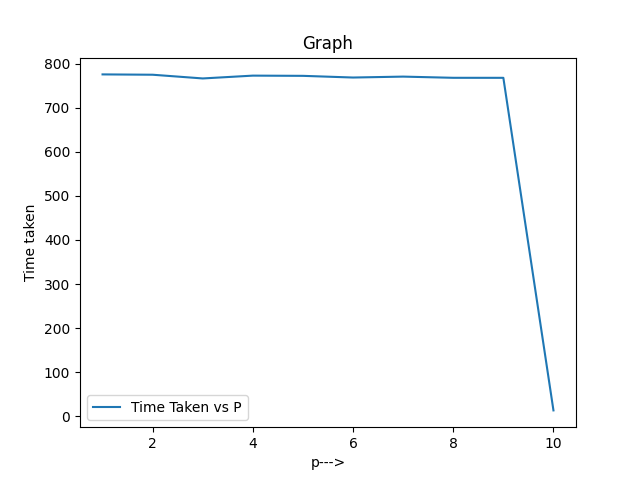

Source code (Python):
import matplotlib.pyplot as plt
import subprocess
import time
import json

def calcAvg(pTime):
    sum=0
    print(len(pTime))
    for i in range(len(pTime)):
        sum+=pTime[i]
    return sum/10

server_binary = './server'  
client_binary = './client'  
timeList = []

for k in range(1,11):
    with open('config.json','r') as file:
        data = json.load(file)

    data["p"]=k

    with open('config.json','w') as file:
        json.dump(data, file, indent=3)

    for i in range(10):
        print("Run:",i+1," p:",k)

        server_process = subprocess.Popen([server_binary])
        time.sleep(0.02)

        client_process = subprocess.run([client_binary], capture_output=True)

        server_process.terminate()
        # server_process.wait()

        print("Server terminated.")
        print("-" * 30)

    pTime = []
    with open('time.txt', 'r') as file:  
        inputs = file.readlines()  

    for input in inputs:
        pTime.append(float(input))

    timeList.append(calcAvg(pTime))
    

    with open('time.txt', 'w') as file:
        pass

x_axis=[1,2,3,4,5,6,7,8,9,10]

for i in range(10):
    print(timeList[i])

plt.plot(x_axis, timeList,label= "Time Taken vs P")
plt.xlabel("p--->")
plt.ylabel("Time taken")
plt.title("Graph")
plt.legend()
plt.savefig("plot.png")


# import matplotlib.pyplot as plt
# import subprocess
# import time
# import json
# import numpy as np
# from scipy import stats

# def calcAvg(pTime):
#     return np.mean(pTime)

# def calcConfidenceInterval(pTime):
#     confidence_level = 0.95  # 95% confidence level
#     degrees_freedom = len(pTime) - 1
#     sample_mean = np.mean(pTime)
#     sample_standard_error = stats.sem(pTime)  # Standard error
#     confidence_interval = stats.t.interval(confidence_level, degrees_freedom, sample_mean, sample_standard_error)
#     return sample_mean, confidence_interval

# server_binary = './server'  # Replace with your actual server binary path
# client_binary = './client'  # Replace with your actual client binary path

# timeList = []
# confidence_intervals = []

# for k in range(1, 11):
#     with open('config.json', 'r') as file:
#         data = json.load(file)

#     data["p"] = k

#     with open('config.json', 'w') as file:
#         json.dump(data, file, indent=3)

#     # Path to the precompiled server and client binaries

#     # Run the server and client 10 times
#     pTime = []
#     for i in range(10):
#         print(f"Run {i + 1} with p = {k}")

#         # Start the server in the background
#         server_process = subprocess.Popen([server_binary])

#         # Wait a bit to ensure the server is running (adjust the sleep time if needed)
#         # time.sleep(0.5)

#         # Run the client and capture the output
#         client_process = subprocess.run([client_binary], capture_output=True)

#         # Terminate the server after the client finishes
#         server_process.terminate()

#         # Wait for the server process to end gracefully
#         # server_process.wait()

#         print("Server terminated.")
#         print("-" * 30)

#         # Read and store the completion times
#         with open('time.txt', 'r') as file:
#             for line in file:
#                 line = line.strip()
#                 if line:  # Check if line is not empty
#                     pTime.append(float(line))  # Store time

#     # Calculate average time and confidence interval
#     avg_time, confidence_interval = calcConfidenceInterval(pTime)

#     # Append results
#     timeList.append(avg_time)
#     confidence_intervals.append(confidence_interval)

#     # Clear time.txt for the next run
#     with open('time.txt', 'w') as file:
#         pass

# # Prepare data for plotting
# x_axis = list(range(1, 11))  # Values of p from 1 to 10
# lower_bound = [avg - conf[0] for avg, conf in zip(timeList, confidence_intervals)]
# upper_bound = [conf[1] - avg for avg, conf in zip(timeList, confidence_intervals)]
# error = [upper_bound[i] - lower_bound[i] for i in range(len(x_axis))]

# # Plot the graph with error bars (confidence intervals)
# plt.errorbar(x_axis, timeList, yerr=error, fmt='-o', label="Time Taken vs P")
# plt.xlabel("p--->")
# plt.ylabel("Time taken")
# plt.title("Completion Time vs Packet Size (p)")
# plt.legend()
# plt.savefig("plot_with_confidence_intervals.png")
# # plt.show()
